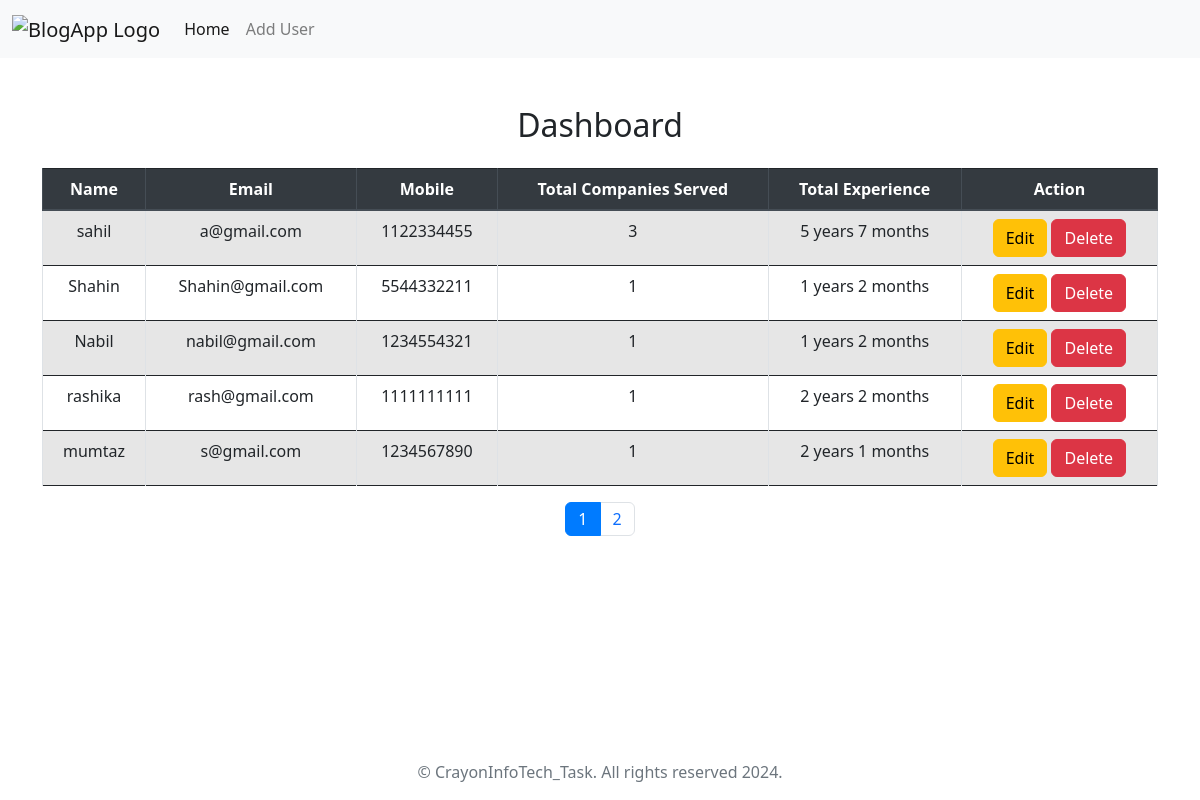
The page / on the database its author committed.
### tables this page shows
CREATE TABLE `users` (
  `id` int(11) NOT NULL,
  `name` varchar(100) NOT NULL,
  `email` varchar(100) NOT NULL,
  `mobile` varchar(15) NOT NULL,
  `gender` enum('Male','Female','Other') NOT NULL
);

### index.php (the view, shortened to what this page needs)
<!doctype html>
<html lang="en">
<head>
  <link rel="stylesheet" href="https://stackpath.bootstrapcdn.com/bootstrap/4.5.2/css/bootstrap.min.css">
  <link href="https://cdn.jsdelivr.net/npm/bootstrap@5.2.1/dist/css/bootstrap.min.css" rel="stylesheet"
>
</head>
<body>
  <header>
    <nav class="navbar navbar-expand-lg navbar-light bg-light">
      <div class="container-fluid">
        <a class="navbar-brand" href="#"> <div class="logo-image">
            <img src="https://static.vecteezy.com/system/resources/thumbnails/038/516/357/small_2x/ai-generated-eagle-logo-design-in-black-style-on-transparant-background-png.png" alt="BlogApp Logo" width="50" height="50" className="d-inline-block align-top" />
      </div></a>
        <div class="collapse navbar-collapse" id="navbarNav">
          <ul class="navbar-nav">
            <li class="nav-item">
              <a class="nav-link active" aria-current="page" href="index.php">Home</a>
            </li>
            <li class="nav-item">
              <a class="nav-link" href="adduser.html">Add User</a>
            </li>
          </ul>
        </div>
      </div>
    </nav>
  </header>
  <main>
    <?php
    $servername = "localhost";
    $username = "root";
    $password = "";
    $db = "management";
    $conn = mysqli_connect($servername, $username, $password, $db);
    $records_per_page = 5;
    $current_page = isset($_GET['page']) ? (int)$_GET['page'] : 1;
    $current_page = max(1, $current_page);
    $offset = ($current_page - 1) * $records_per_page;
    $sql_count = "SELECT COUNT(*) as total FROM users";
    $result_count = mysqli_query($conn, $sql_count);
    $row_count = mysqli_fetch_assoc($result_count);
    $total_records = $row_count['total'];
    $total_pages = ceil($total_records / $records_per_page);
    $sql = "SELECT u.id, u.name, u.email, u.mobile,
                   COUNT(e.company) AS total_companies,
                   SUM(e.years) AS total_years,
                   SUM(e.months) AS total_months
            FROM users u
            LEFT JOIN experiences e ON u.id = e.user_id
            GROUP BY u.id
            LIMIT $offset, $records_per_page";
    $result = mysqli_query($conn, $sql);
    if (mysqli_num_rows($result) > 0) {
      echo "<div class='container mt-5'>
              <h2 class='text-center mb-4'>Dashboard</h2>
              <div class='d-flex justify-content-center'>
                <div class='table-responsive'>
                  <table class='table table-bordered table-striped text-center'>
                    <thead class='thead-dark'>
                      <tr>
                        <th>Name</th>
                        <th>Email</th>
                        <th>Mobile</th>
                        <th>Total Companies Served</th>
                        <th>Total Experience</th>
                        <th>Action</th>
                      </tr>
                    </thead>
                    <tbody>";
      while ($rows = mysqli_fetch_assoc($result)) {
        $total_months = $rows['total_months'];
        $total_years = $rows['total_years'];
        $total_experience_years = $total_years + floor($total_months / 12);
        $remaining_months = $total_months % 12;
        echo "<tr>
                <td>{$rows['name']}</td>
                <td>{$rows['email']}</td>
                <td>{$rows['mobile']}</td>
                <td>{$rows['total_companies']}</td>
                <td>{$total_experience_years} years {$remaining_months} months</td>
                <td>
                  <a class='btn btn-warning' href='editform.php?id={$rows['id']}' role='button'>Edit</a>
                  <a class='btn btn-danger' href='delete.php?id={$rows['id']}' role='button'>Delete</a>
                </td>
              </tr>";
      }
      echo "    </tbody>
                </table>
              </div>
            </div>";
      echo "<nav aria-label='Page navigation'>
              <ul class='pagination justify-content-center'>";
      for ($i = 1; $i <= $total_pages; $i++) {
        $active = ($i == $current_page) ? ' active' : '';
        echo "<li class='page-item$active'><a class='page-link' href='?page=$i'>$i</a></li>";
      }
      echo "    </ul>
            </nav>";
    } else {
      echo "<div class='container mt-4'><div class='alert alert-warning' role='alert'>No Record Found!</div></div>";
    }
    ?>
  </main>
  <div>
        <center>
          <footer class="footer mt-auto py-3 fixed-bottom">
            <div class="container">
              <span class="text-muted">
                &copy; CrayonInfoTech_Task. All rights reserved 2024.
              </span>
            </div>
          </footer>
        </center>
      </div>
</body>
</html>

### rows shown on the page
users: name "sahil", email "a@gmail.com", mobile "1122334455", total_companies "3", total_experience_years "5", remaining_months "7"
users: name "Shahin", email "Shahin@gmail.com", mobile "5544332211", total_companies "1", total_experience_years "1", remaining_months "2"
users: name "Nabil", email "nabil@gmail.com", mobile "1234554321", total_companies "1", total_experience_years "1", remaining_months "2"
users: name "rashika", email "rash@gmail.com", mobile "1111111111", total_companies "1", total_experience_years "2", remaining_months "2"
users: name "mumtaz", email "s@gmail.com", mobile "1234567890", total_companies "1", total_experience_years "2", remaining_months "1"
